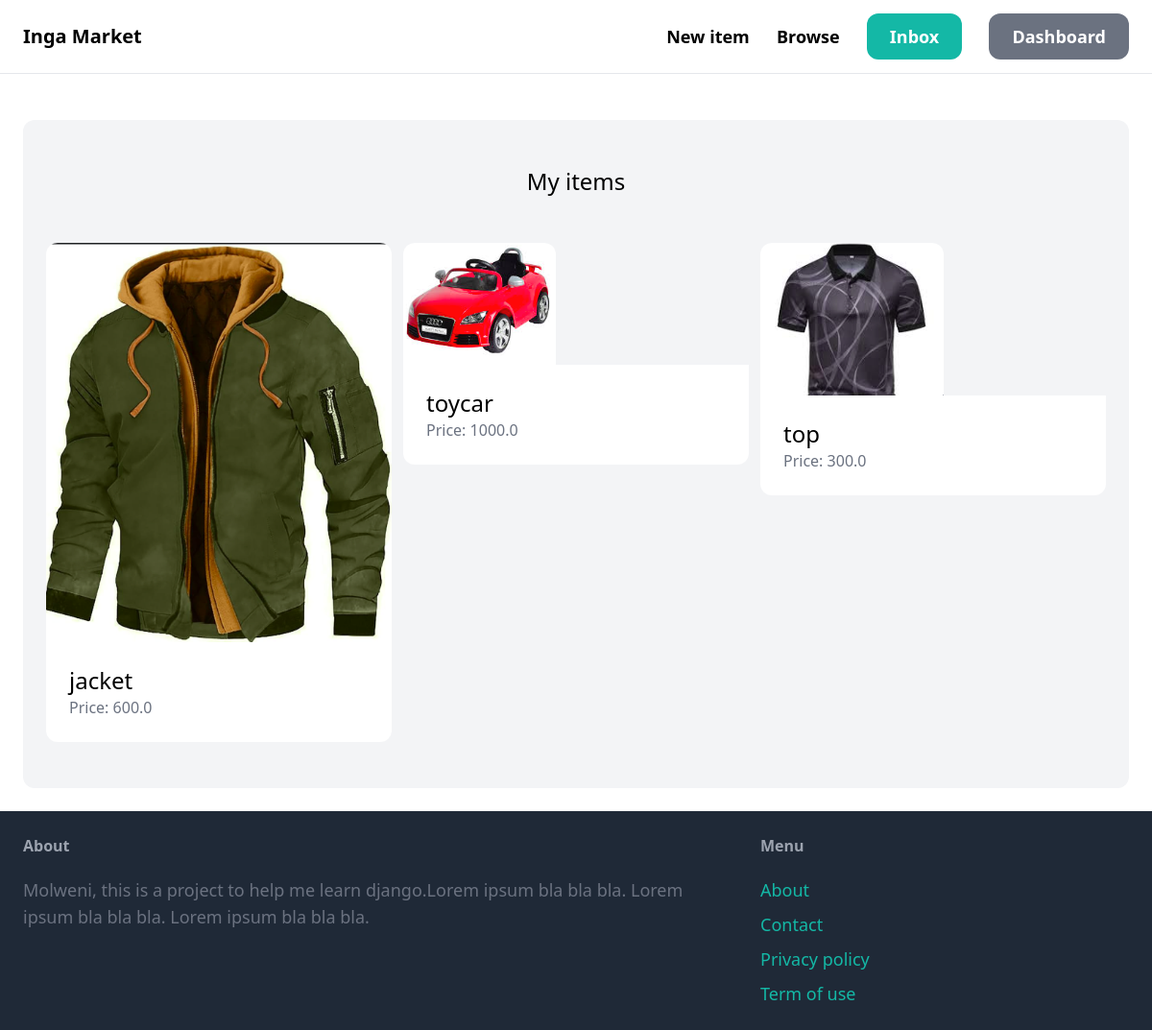
The page /dashboard/ (signed in) on the database its author committed.
### item/models.py (models this page shows, shortened)
class Item(models.Model) :
    category = models.ForeignKey(Category, related_name='items', on_delete=models.CASCADE)
    name = models.CharField(max_length=255)
    description = models.TextField(blank=True, null=True) #incase user dont want to give it
    price = models.FloatField()
    image = models.ImageField(upload_to='item_images', blank=True, null=True)
    is_sold = models.BooleanField(default=False)
    created_by = models.ForeignKey(User, related_name='items', on_delete=models.CASCADE)
    created_at = models.DateTimeField(auto_now_add=True)

### dashboard/views.py (the view)
# urls.py: path('', views.index, name='index'),
@login_required
def index(request):
    items = Item.objects.filter(created_by=request.user)
    return render(request, 'dashboard/index.html',{
        'items': items
    })

### dashboard/templates/dashboard/index.html (shortened to what this page needs)
{% extends 'core/base.html' %}
{% block content %}
    <div class="mt-6 px-6 py-12 bg-gray-100 rounded-xl">
        <h2 class="mb-12 text-2xl text-center">My items</h2>
        <div class="grid grid-cols-3 gap-3">
            {% for item in items %}
                <div>
                     <a href="{% url 'item:detail' item.id %}">
                        <div>
                            <img src="{{ item.image.url }}" class="rounded-t-xl">
                        </div>
                        <div class="p-6 bg-white rounded-b-xl">
                            <h2 class="text-2xl">{{ item.name }}</h2>
                            <p class="text-gray-500">Price: {{ item.price }}</p>
                        </div>
                    </a>
                </div>
            {% endfor %}
        </div>
    </div>
{% endblock %}

### rows shown on the page
Item: image (picture), name "jacket", price "600.0"
Item: image (picture), name "toycar", price "1000.0"
Item: image (picture), name "top", price "300.0"
